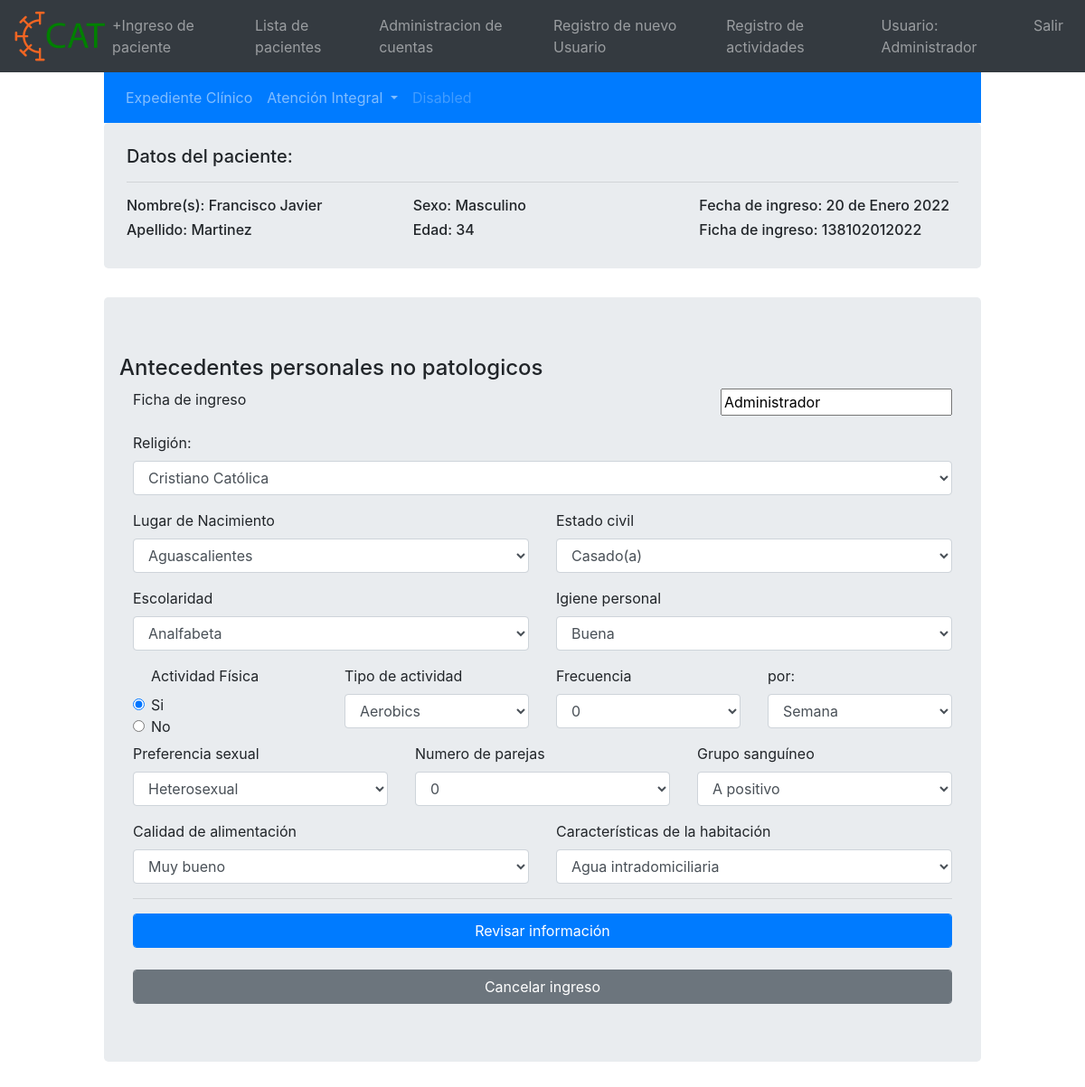
The page /antecedentes_personales_no_patologicos?enter_id=138102012022 (signed in) on the database its author committed.
### main.py (models this page shows)
class User(db.Model, UserMixin):
    id = db.Column(db.Integer, primary_key=True)
    username = db.Column(db.String(20),nullable=False,unique=True)
    user_names = db.Column(db.String(20),nullable=False,unique=False)
    user_first_lastname=db.Column(db.String(20),nullable=False,unique=False)
    user_second_lastname=db.Column(db.String(20),nullable=True,unique=False)
    password = db.Column(db.String(80),nullable=False)
    set_new_password = db.Column(db.Boolean(),nullable=False)
    user_type = db.Column(db.String(20),nullable=False)
    user_cedula = db.Column(db.String(20),nullable=True)
    active_user = db.Column(db.Boolean(),nullable=False)
    created_by = db.Column(db.String(80),nullable=False)
    register_date = db.Column(db.DateTime, default=datetime.datetime.utcnow)

class Patient(db.Model, UserMixin):
    ct = datetime.datetime.now()
    id = db.Column(db.Integer, primary_key=True)
    enter_id = db.Column(db.Integer,nullable=False,unique=True)
    enter_date = db.Column(db.DateTime, default = datetime.datetime.utcnow)
    informacion_introducida_por = db.Column(db.String(20),nullable=False,unique=True)
    names = db.Column(db.String(20),nullable=False,unique=False)
    first_lastname = db.Column(db.String(30),nullable=False,unique=False)
    second_lastname = db.Column(db.String(30),nullable=False,unique=False)
    dia_nacimiento = db.Column(db.String(3),nullable=False)
    mes_nacimiento = db.Column(db.String(3),nullable=False)
    ano_nacimiento = db.Column(db.String(5),nullable=False)
    address_street = db.Column(db.String(30),nullable=False)
    address_number = db.Column(db.String(30),nullable=False)
    address_cp = db.Column(db.String(30),nullable=False)
    address_colonia = db.Column(db.String(40),nullable=False)
    address_municipio = db.Column(db.String(40),nullable=False)
    address_estado = db.Column(db.String(40),nullable=False)
    address_pais = db.Column(db.String(40),nullable=False)
    gender = db.Column(db.String(20),nullable=False)
    prueba_covid = db.Column(db.String(20),nullable=False)
    saturacion = db.Column(db.String(5),nullable=False)
    padecimientos = db.Column(db.String(250),nullable=False)
    alergias = db.Column(db.String(40))
    persona_responsable_nombre = db.Column(db.String(50),nullable=False)
    persona_responsable_parentesco = db.Column(db.String(30),nullable=False)
    persona_responsable_tel = db.Column(db.String(15))
    persona_informante_nombre = db.Column(db.String(50),nullable=False)
    persona_informante_parentesco = db.Column(db.String(30),nullable=False)
    persona_informante_tel = db.Column(db.String(15))
    ant_heredo_familiares = db.Column(db.Boolean(),default = False)
    ant_personales_no_pat = db.Column(db.Boolean(),default = False)
    ant_personales_pat = db.Column(db.Boolean(), default = False)
    ant_pediatricos = db.Column(db.Boolean(), default = False)
    ant_gineco = db.Column(db.String(), default = False)
    somatometria = db.Column(db.Boolean(), default = False)

### main.py (the view, shortened to what this page needs)
@app.route('/antecedentes_personales_no_patologicos',methods=['GET','POST'])
@login_required
def antecedentes_personales_no_patologicos():
    if request.method == "GET":
        data = request.args
        enter_id = data.get("enter_id")
        patient = Patient.query.filter_by(enter_id=enter_id).first()
        age = get_age(int(patient.dia_nacimiento),int(patient.mes_nacimiento),int(patient.ano_nacimiento))
        enter_date = patient.enter_date
        enter_date = f"{enter_date.day} de {format_spanish_month(enter_date.month)} {enter_date.year} "
        return render_template("antecedentes_personales_no_patologicos.html", names=patient.names,enter_id=patient.enter_id,first_lastname=patient.first_lastname,gender=patient.gender,age=age,enter_date=enter_date,patient=patient,format_spanish_month=format_spanish_month)

### main.py (called while the page is built)
@login_manager.user_loader
def load_user(user_id):
    return User.query.get(int(user_id))

def get_age(day,month,year):
    dt = datetime.datetime.today()
    cur_day = dt.day
    cur_month = dt.month
    cur_year = dt.year
    age = cur_year - year
    print(f"day={day} month={month} year={year}")
    if cur_month < month:
        age -=1
        return age
    elif(cur_month==month and cur_day<=day):
        age -= 1
        return age
    return age

def format_spanish_month(month):
    month = int(month)
    if month == 1:
        return "Enero"
    elif month == 2:
        return "Febrero"
    elif month == 3:
        return "Marzo"
    elif month == 4:
        return "Abril"
    elif month == 5:
        return "Mayo"
    elif month == 6:
        return "Junio"
    elif month == 7:
        return "Julio"
    elif month == 8:
        return "Agosto"
    elif month == 9:
        return "Septiembre"
    elif month == 10:
        return "Octubre"
    elif month == 11:
        return "Noviembre"
    else:
        return "Diciembre"

### templates/antecedentes_personales_no_patologicos.html (shortened to what this page needs)
{%extends "base.html" %}
{%block content%}
<div class="col-1"></div>
<div class="col-10">
    {% from "patient_navbar.html" import patient_navbar with context %}
    {{patient_navbar(enter_id)}}
    {% from "patient_navbar.html" import patient_info with context %}
    {{patient_info( names,first_lastname,gender,age,enter_id,enter_date)}}
        <div class="jumbotron">
            <div class="row">
                    <h4>Antecedentes personales no patologicos</h4>
            </div>
        <div class="row">
            <div class="col">
                <div class="form-group">
                    <label>Ficha de ingreso</label>
                </div>
            </div>
            <form method="POST" id="antecedentes_personales_no_patologicos_form">
                <div class="col">
                    <div class="form-group">
                    <input type="text" id="informacion_introducida_por" name="informacion_introducida_por" value="{{current_user.username}}" >
                    </div>
                </div>
            </div>
            <div class="form-group">
             <label for="religion">Religión:</label><br>
             <select class="form-control" type="text" id="religion" name="religion"><br>
                <option>Cristiano Católica </option>
             </select>
            </div>
            <div class="row">
                <div class="col">
                    <div clas="form-group">
                        <label for="altura">Lugar de Nacimiento</label><br>
                        <select class="form-control" type="text" id="lugar_de_nacimiento" name="lugar_de_nacimiento"><br>
                            <option value="Aguascalientes">Aguascalientes</option>
                            </select>
                    </div>
                </div>
                <div class="col">
                    <div class="form-group">
                        <label for="estado_civil">Estado civil</label><br>
                        <select class="form-control" type="text" id="estado_civil" name="estado_civil">
                            <option value="Casado(a)">Casado(a)</option>
                        </select>
                    </div>
                </div>
            </div>
            <div class="row">
                <div class="col">
                    <div class="form-group">
                        <label for="diastolica">Escolaridad</label><br>
                        <Select class="form-control" type="text" id="escolaridad" name="escolaridad">
                            <option value="Analfabeta">Analfabeta</option>
                            </select>
                    </div>
                </div>
                <div class="col">
                    <div clas="form-group">
                        <label for="higiene_personal">Igiene personal</label><br>
                        <select class="form-control" type="text" id="igiene_personal" name="igiene_personal">
                            <option value="Buena">Buena</option>
                        </select>
                    </div>
                </div>
            </div>
            <div class="row">
                <div class="col">
                    <div class="form-check">
                      <label>Actividad Física</label>
                      <br>
                      <input class="form-check-input" type="radio" name="si_radio" id="actividad_fisica_si" value="si" checked>
                      <label class="form-check-label" for="exampleRadios1">
                        Si
                      </label>
                    </div>
                    <div class="form-check">
                      <input class="form-check-input" type="radio" name="no_radio" id="actividad_fisica_no" value="no">
                      <label class="form-check-label" for="exampleRadios2">
                        No
                      </label>
                    </div>
                </div>
                <div class="col">
                    <div class="form-group">
                        <label for="tipo_de_actividad">Tipo de actividad</label><br>
                        <select class="form-control" name="tipo_de_actividad" id="tipo_de_actividad">
                            <option value="Aerobics">Aerobics</option>
                        </select>
                    </div>
                </div>
                <div class="col">
                    <div clas="form-group">
                        <label for="frecuencia">Frecuencia</label><br>
                        <select class="form-control" type="text" id="frecuencia_num" name="frecuencia_num"><br>
                            {% for num in range(10)%}
                            <option value="{{num}}">{{num}}</option>
                            {% endfor %}
                        </select>
                    </div>
                </div>
                <div class="col">
                    <div clas="form-group">
                        <label for="frecuencia_unidad">por: </label><br>
                        <select class="form-control" type="text" id="frecuencia_unidad" name="frecuencia_unidad"><br>
                            <option value="Semana">Semana</option>
                        </select>
                    </div>
                </div>
            </div>
            <div class="row">
                <div class="col">
                    <div class="form-group">
                     <label for="preferencia_sexual">Preferencia sexual</label>
                     <select class="form-control" type="text" id="preferencia_sexual" name="preferencia_sexual">
                         <option value="Heterosexual">Heterosexual</option>
                     </select>
                    </div>
                </div>
                 <div class="col">
                    <div class="form-group">
                     <label for="numero_de_parejas">Numero de parejas</label>
                     <select class="form-control" type="text" id="numero_de_parejas" name="numero_de_parejas">
                         {%for parejas in range(10)%}
                         <option value="{{parejas}}">{{parejas}}</option>
                         {%endfor%}
                     </select>
                    </div>
                </div>
                    <div class="col">
                    <div class="form-group">
                     <label for="grupo_sanguineo">Grupo sanguíneo</label>
                     <select class="form-control" type="text" id="grupo_sanguineo" name="grupo_sanguineo">
                         <option value="A positivo">A positivo</option>
                     </select>
                    </div>
                </div>
            </div>
            <div class="row">
                <div class="col">
                    <label for="calidad_de_alimentacion">Calidad de alimentación</label>
                     <select class="form-control" type="text" id="calidad_de_alimentacion" name="calidad_de_alimentacion">
                         <option value="Muy bueno">Muy bueno</option>
                    </select>
                </div>
                    <div class="col">
                    <label for="Caracteristicas_de_la_habitacion">Características de la habitación</label>
                     <select class="form-control" type="text" id="caracteristicas_de_la_habitacion" name="caracteristicas_de_la_habitacion">
                         <option value="Agua introdomiciliaria">Agua intradomiciliaria</option>
                    </select>
                </div>
            </div>
            <hr>
            <button onclick="fill_modal()" type="button" class="btn btn-primary form-control" data-toggle="modal" data-target="#antecedentes-patologicos-no-patologicos-modal">Revisar información</button>
            <br>
            <br>
            <button type="submit" class="btn btn-secondary form-control">Cancelar ingreso</button>
        <br>
    </div>
</div>
<div class="col-1"></div>
{%endblock%}

### templates/base.html (shortened to what this page needs)
<!DOCTYPE html>
<html lang='es'>
    <head>
        <link rel="stylesheet" href="static/css/bootstrap.min.css">
        <link rel="stylesheet" href="static/css/master.css">
    </head>
    <body>
<nav class="navbar navbar-expand-lg navbar-dark bg-dark">
    <a href="dashboard">
    <img class="logo" src="static/images/cat.png">
    <a>
  <div class="collapse navbar-collapse" id="navbarNavDropdown">
    <ul class="navbar-nav">
      <li class="nav-item">
        <a class="nav-link" href="ingreso_paciente">+Ingreso de paciente</a>
      </li>
      <li class="nav-item">
        <a class="nav-link" href="patients">Lista de pacientes</a>
      </li>
    </ul>
    <ul class="navbar-nav ml-auto">
    <li class="nav-item">
      {% if current_user.type == "Personal administrativo" or current_user.username == "Administrador" %}
      <li class="nav-item">
          <a class="nav-link" href="manage_accounts">Administracion de cuentas</a>
      </li>
      <li class="nav-item">
          <a class="nav-link" href="register">Registro de nuevo Usuario</a>
      </li>
      <li class="nav-item">
          <a class="nav-link" href="log">Registro de actividades</a>
      </li>
      {%endif%}
      {%if current_user.is_authenticated%}
      <li class="nav-item">
          <a class="nav-link">Usuario: {{ current_user.username }}</a>
      </li>
     <li class="nav-item">
          <a class="nav-link" href="logout" >Salir</a>
      </li>
      {% else %}
      <li class="nav-item">
          <a class="nav-link" href="login">Login</a>
      </li>
      {% endif %}
      </ul>
  </div>
</nav>
<div class="container-fluid">
   <div class="row">
    {% block content%}{%endblock%}
    </div>
</div>
</body>
<html>

### templates/patient_navbar.html (shortened to what this page needs)
{% macro patient_navbar(enter_id) %}
<nav class="navbar navbar-expand-lg navbar-dark bg-primary">
  <div class="collapse navbar-collapse" id="navbarSupportedContent">
    <ul class="navbar-nav mr-auto">
      <li class="nav-item">
          <a class="nav-link" role="button" href="patient_dashboard?enter_id={{patient.enter_id}}" aria-haspopup="true" aria-expanded="false">Expediente Clínico</a>
      </li>
      <li class="nav-item dropdown">
        <a class="nav-link dropdown-toggle" href="#" id="navbarDropdown" role="button" data-toggle="dropdown" aria-haspopup="true" aria-expanded="false">
         Atención Integral
        </a>
      </li>
      <li class="nav-item">
        <a class="nav-link disabled" href="#">Disabled</a>
      </li>
    </ul>
 </div>
 </nav>
<link rel="stylesheet" href="static/css/master.css">
{%endmacro%}
{% macro patient_info(names,first_lastname,gender,age,enter_id,enter_date)%}
<div class="jumbotron" style="padding: 25px;">
    <h5> Datos del paciente:</h5>
    <hr>
    <div class="row">
        <div class="col">
            <h6> Nombre(s): {{names}}</h6>
            <h6> Apellido: {{first_lastname}}</h6>
        </div>
        <div class="col">
            <h6>Sexo: {{gender}}</h6>
            <h6>Edad: {{age}}</h6>
        </div>
        <div class="col">
            <h6>Fecha de ingreso: {{enter_date}}</h6>
            <h6>Ficha de ingreso: {{enter_id}}</h6>
        </div>
    </div>
</div>
{% endmacro%}

### rows shown on the page
User: username "Administrador", informacion_introducida_por "Administrador"
Patient: names "Francisco Javier", first_lastname "Martinez", gender "Masculino", enter "138102012022"

### other values the page prints
{{ age }} "34"
{{ enter_date }} "20 de Enero 2022"
form field frecuencia_num "0"
form field numero_de_parejas "0"
